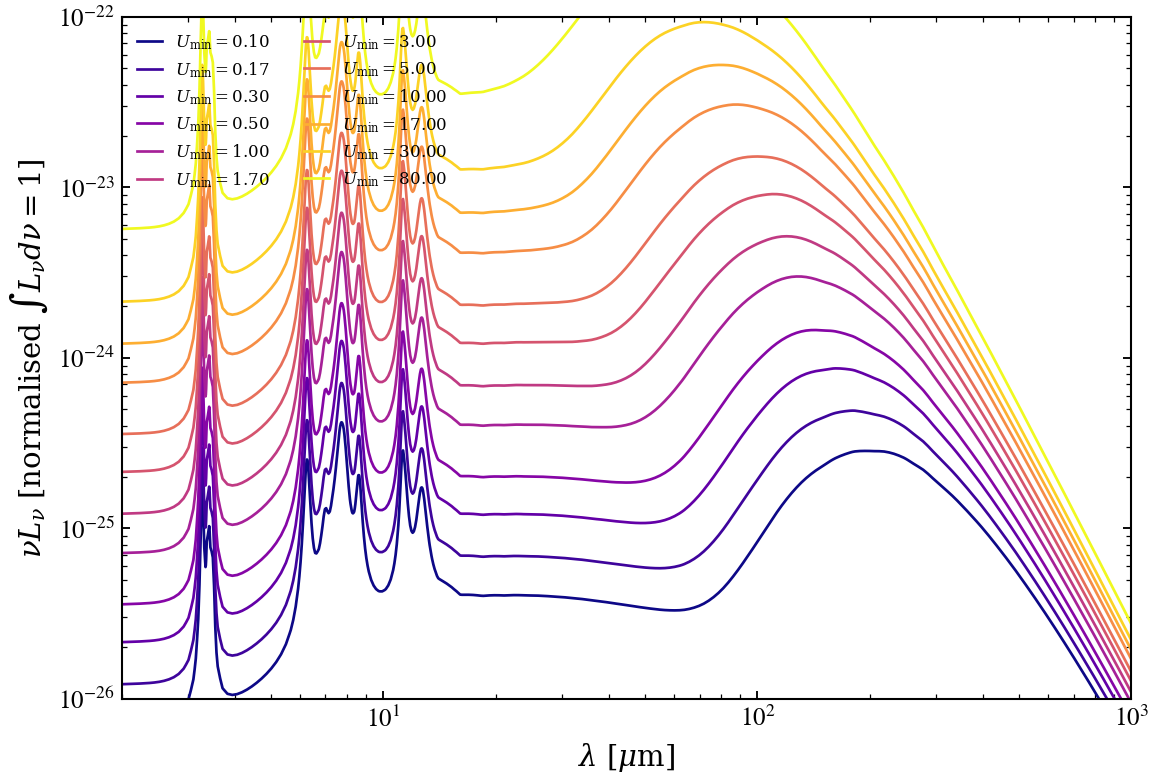

Python code for this plot:
r"""
THEMIS: U_min sweep at fixed q_HAC
===================================

Sweep minimum radiation field strength across the THEMIS grid at fixed
hydrocarbon grain content. Higher U warms dust, shifting FIR peak
blueward and strengthening mid-IR grain emission relative to far-IR.
"""

import warnings

import h5py
import matplotlib.pyplot as plt
import numpy as np

from tengri import data_path
from tengri.analysis.plotting import setup_style

setup_style()
warnings.filterwarnings("ignore", message=".*BakedInBackend.*")
warnings.filterwarnings("ignore", message=".*deprecated.*")

with h5py.File(data_path("themis_templates.h5"), "r") as f:
    wave_aa = np.asarray(f["wavelength_aa"][:])
    qhac_grid = np.asarray(f["qhac_grid"][:])
    umin_grid = np.asarray(f["umin_grid"][:])
    single_u = np.asarray(f["single_u"][:])

wave_um = wave_aa * 1.0e-4
i_qhac = int(np.argmin(np.abs(qhac_grid - 0.17)))
c_aa_per_s = 2.99792458e18
nu = c_aa_per_s / wave_aa

fig, ax = plt.subplots(figsize=(8.0, 5.5))
cmap = plt.get_cmap("plasma")
idx_show = np.linspace(0, len(umin_grid) - 1, 12).astype(int)
for k, iu in enumerate(idx_show):
    L_nu = single_u[i_qhac, iu]
    ax.plot(
        wave_um,
        nu * L_nu,
        color=cmap(k / max(1, len(idx_show) - 1)),
        lw=1.3,
        label=rf"$U_{{\rm min}}={umin_grid[iu]:.2f}$",
    )
ax.set(
    xscale="log",
    yscale="log",
    xlabel=r"$\lambda\ [\mu\mathrm{m}]$",
    ylabel=r"$\nu L_\nu\ [\mathrm{normalised}\ \int L_\nu d\nu = 1]$",
    xlim=(2.0, 1.0e3),
    ylim=(1.0e-26, 1.0e-22),
)
ax.legend(loc="upper left", frameon=False, fontsize=8, ncol=2)
fig.tight_layout()
fig.savefig("plot_themis_umin_sweep.png", dpi=150, bbox_inches="tight")
